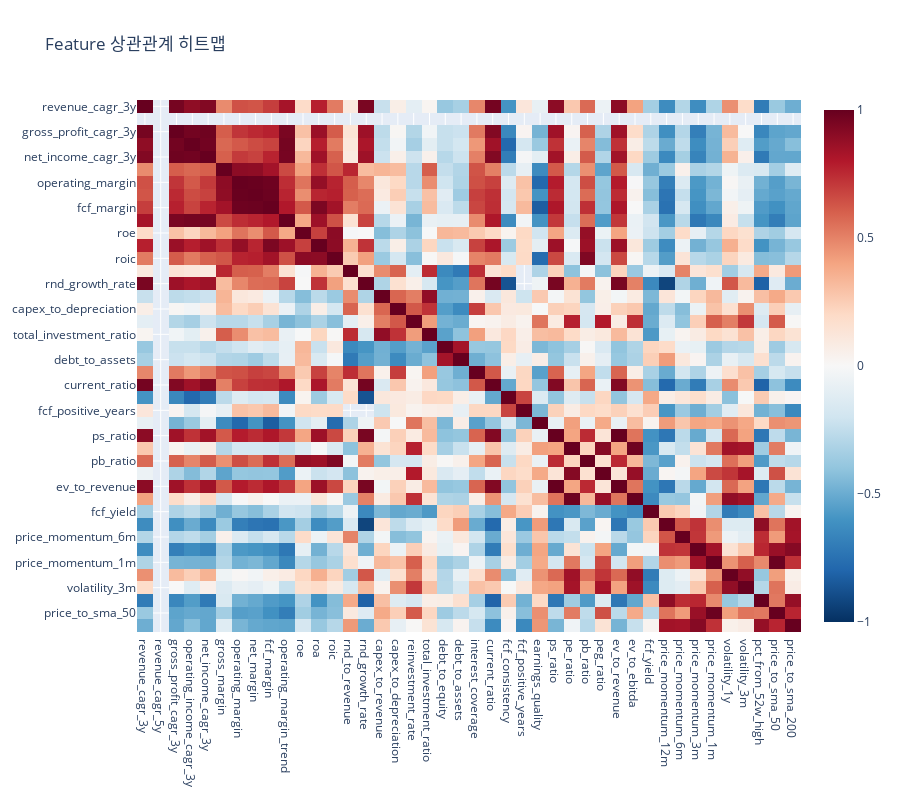

Notebook code for this chart:
### Markdown cell above
## 7. Feature 상관관계

### Code cell
# 상관관계 계산
corr_matrix = features_df.corr()

# 상관관계 히트맵 (Plotly)
fig = px.imshow(
    corr_matrix,
    title='Feature 상관관계 히트맵',
    color_continuous_scale='RdBu_r',
    aspect='auto',
    zmin=-1,
    zmax=1
)
fig.update_layout(
    height=800,
    width=900
)
fig.show()

### Figure 1 — Plotly figure (JSON) as saved in the notebook; plotly's stock layout.template omitted (floating-point values rounded to 4 significant figures; data arrays with more than 128 entries replaced by an {"elided": "..."} marker saying what was removed)
{"data": [{"coloraxis": "coloraxis", "hovertemplate": "x: %{x}<br>y: %{y}<br>color: %{z}<extra></extra>", "name": "0", "type": "heatmap", "x": ["revenue_cagr_3y", "revenue_cagr_5y", "gross_profit_cagr_3y", "operating_income_cagr_3y", "net_income_cagr_3y", "gross_margin", "operating_margin", "net_margin", "fcf_margin", "operating_margin_trend", "roe", "roa", "roic", "rnd_to_revenue", "rnd_growth_rate", "capex_to_revenue", "capex_to_depreciation", "reinvestment_rate", "total_investment_ratio", "debt_to_equity", "debt_to_assets", "interest_coverage", "current_ratio", "fcf_consistency", "fcf_positive_years", "earnings_quality", "ps_ratio", "pe_ratio", "pb_ratio", "peg_ratio", "ev_to_revenue", "ev_to_ebitda", "fcf_yield", "price_momentum_12m", "price_momentum_6m", "price_momentum_3m", "price_momentum_1m", "volatility_1y", "volatility_3m", "pct_from_52w_high", "price_to_sma_50", "price_to_sma_200"], "xaxis": "x", "y": ["revenue_cagr_3y", "revenue_cagr_5y", "gross_profit_cagr_3y", "operating_income_cagr_3y", "net_income_cagr_3y", "gross_margin", "operating_margin", "net_margin", "fcf_margin", "operating_margin_trend", "roe", "roa", "roic", "rnd_to_revenue", "rnd_growth_rate", "capex_to_revenue", "capex_to_depreciation", "reinvestment_rate", "total_investment_ratio", "debt_to_equity", "debt_to_assets", "interest_coverage", "current_ratio", "fcf_consistency", "fcf_positive_years", "earnings_quality", "ps_ratio", "pe_ratio", "pb_ratio", "peg_ratio", "ev_to_revenue", "ev_to_ebitda", "fcf_yield", "price_momentum_12m", "price_momentum_6m", "price_momentum_3m", "price_momentum_1m", "volatility_1y", "volatility_3m", "pct_from_52w_high", "price_to_sma_50", "price_to_sma_200"], "yaxis": "y", "z": {"elided": "42x42 float values"}}], "layout": {"coloraxis": {"cmax": 1, "cmin": -1, "colorscale": [[0, "rgb(5,48,97)"], [0.1, "rgb(33,102,172)"], [0.2, "rgb(67,147,195)"], [0.3, "rgb(146,197,222)"], [0.4, "rgb(209,229,240)"], [0.5, "rgb(247,247,247)"], [0.6, "rgb(253,219,199)"], [0.7, "rgb(244,165,130)"], [0.8, "rgb(214,96,77)"], [0.9, "rgb(178,24,43)"], [1, "rgb(103,0,31)"]]}, "height": 800, "title": {"text": "Feature 상관관계 히트맵"}, "width": 900, "xaxis": {"anchor": "y", "domain": [0, 1]}, "yaxis": {"anchor": "x", "autorange": "reversed", "domain": [0, 1]}}}
